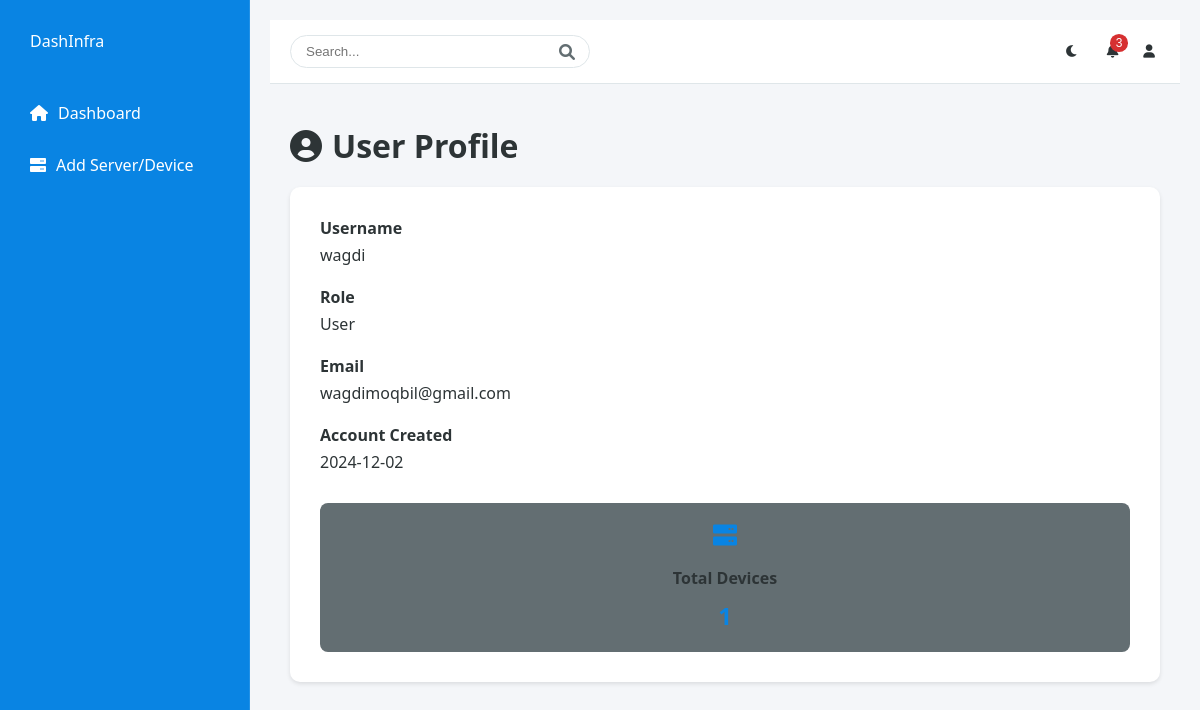
The page /profile (signed in) on the database its author committed.
### models.py (models this page shows, shortened)
class User(UserMixin, db.Model):
    id = db.Column(db.Integer, primary_key=True)
    username = db.Column(db.String(80), unique=True, nullable=False)
    email = db.Column(db.String(120), unique=True, nullable=False)
    password_hash = db.Column(db.String(128))
    is_admin = db.Column(db.Boolean, default=False)
    devices = db.relationship('Device', backref='owner', lazy=True)
    created_at = db.Column(db.DateTime, default=datetime.utcnow)

### app.py (the view)
@app.route('/profile')
@login_required
def profile():
    return render_template('profile.html', user=current_user)

### app.py (called while the page is built)
@login_manager.user_loader
def load_user(user_id):
    return User.query.get(int(user_id))

### templates/profile.html (shortened to what this page needs)
{% extends "base.html" %}
{% block content %}
<div class="profile-content">
    <div class="profile-header">
        <h1><i class="fas fa-user-circle"></i> User Profile</h1>
    </div>
    <div class="profile-card">
        <div class="profile-info">
            <div class="info-group">
                <label>Username</label>
                <p>{{ current_user.username }}</p>
            </div>
            <div class="info-group">
                <label>Role</label>
                <p>{% if current_user.is_admin %}Administrator{% else %}User{% endif %}</p>
            </div>
            <div class="info-group">
                <label>Email</label>
                <p>{{ current_user.email }}</p>
            </div>
            <div class="info-group">
                <label>Account Created</label>
                <p>{{ current_user.created_at.strftime('%Y-%m-%d') }}</p>
            </div>
        </div>
        <div class="profile-stats">
            <div class="stat-card">
                <i class="fas fa-server"></i>
                <h3>Total Devices</h3>
                <p>{{ current_user.devices|length }}</p>
            </div>
        </div>
    </div>
</div>
{% endblock %}

### static/css/styles.css (style rules this page uses)
:root { --bg-color: #f4f6f9; --card-bg: #ffffff; --text-primary: #2d3436; --text-secondary: #636e72; --border-color: #dfe6e9; --primary-color: #0984e3; --secondary-color: #636e72; --danger-color: #d63031; --success-color: #00b894; --card-shadow: 0 2px 4px rgba(0, 0, 0, 0.1); --hover-bg: #f8f9fa; --hover-color: #0769b3; --input-bg: #ffffff; --sidebar-bg: #ffffff; --header-bg: #ffffff; --dropdown-bg: #ffffff; }
* { margin: 0; padding: 0; box-sizing: border-box; transition: background-color 0.3s, color 0.3s; }
body { font-family: 'Segoe UI', Tahoma, Geneva, Verdana, sans-serif; background-color: var(--bg-color); color: var(--text-primary); min-height: 100vh; }
.profile-content { padding: 20px; }
.profile-header { margin-bottom: 20px; }
.profile-header h1 { display: flex; align-items: center; gap: 10px; color: var(--text-primary); }
.profile-card { background-color: var(--card-bg); border-radius: 10px; padding: 30px; box-shadow: var(--card-shadow); }
.profile-info { margin-bottom: 30px; }
.info-group { margin-bottom: 20px; }
.info-group label { display: block; font-weight: bold; margin-bottom: 5px; color: var(--text-primary); }
.info-group p { color: var(--text-primary); font-size: 16px; }
.profile-stats { display: grid; grid-template-columns: repeat(auto-fit, minmax(200px, 1fr)); gap: 20px; }
.stat-card { background-color: var(--secondary-color); padding: 20px; border-radius: 8px; text-align: center; }
.stat-card i { font-size: 24px; color: var(--primary-color); margin-bottom: 10px; }
.stat-card h3 { margin: 10px 0; font-size: 16px; }
.stat-card p { font-size: 24px; font-weight: bold; color: var(--primary-color); }

### rows shown on the page
User: username "wagdi", email "wagdimoqbil@gmail.com", created_at "2024-12-02"
